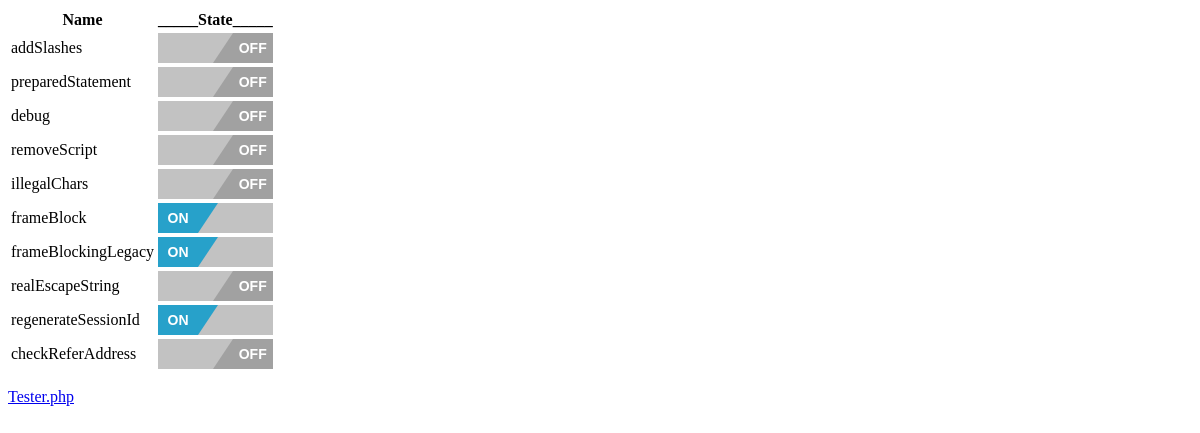
Page /Dashboard/dash.php on the committed database.
### tables this page shows
CREATE TABLE `code` (
  `idcode` int(11) NOT NULL AUTO_INCREMENT,
  `name` varchar(45) DEFAULT NULL,
  `state` int(1) DEFAULT '0',
  `offCode` longblob NOT NULL,
  `onCode` longblob NOT NULL,
  PRIMARY KEY (`idcode`)
);

### Dashboard/dash.php (the view, shortened to what this page needs)
<html>
  <head>
    <link type="text/css" rel="stylesheet" href="onoffswitch.css" />
  </head>
  <body>
<?php
  $mysqli = new mysqli( 'localhost', 'dos4', 'Password123', 'FYP' );
  $sql = "SELECT * FROM code;";
  $result = $mysqli->query($sql);
  echo '<form id="dashboard" action="'.$_SERVER['PHP_SELF'].'" method="get" >';
  echo "<table>";
  echo "<tr><th>Name</th><th>_____State_____</th></tr>";
  while ($data = $result->fetch_assoc()){
    echo "<tr><td>".$data['name']."</td>";
    echo '<td><input type="checkbox" name="enable[]" onclick="'."document.getElementById('dashboard').submit();".'" class="onoffswitch-checkbox" id="'.$data['name'].'" ' . ($data['state'] == 0 ? '':'checked="checked"' ) .' value="'.$data['name'].'" />';
    echo '<label class="onoffswitch-label" for="'.$data['name'].'" >';
    echo '<div class="onoffswitch-inner">
            <div class="onoffswitch-active"><div class="onoffswitch-switch">ON</div></div>
            <div class="onoffswitch-inactive"><div class="onoffswitch-switch">OFF</div></div>
        </div>';
    echo '</td>';
    echo "</tr>";
  }
  echo "</table>";
  echo "<p><a href=\"https://localhost/FYP/Prototype2/tester.php\">Tester.php</a></p>";
?>
</body>
</html>

### Dashboard/onoffswitch.css (style rules this page uses)
.onoffswitch-label { display: block; overflow: hidden; cursor: pointer; border: 0px solid #999999; border-radius: 0px; }
.onoffswitch-inner { width: 200%; margin-left: -100%; -moz-transition: margin 0.3s ease-in 0s; -webkit-transition: margin 0.3s ease-in 0s; -o-transition: margin 0.3s ease-in 0s; transition: margin 0.3s ease-in 0s; }
.onoffswitch-inner > div { float: left; position: relative; width: 50%; height: 30px; padding: 0; line-height: 30px; font-size: 14px; color: white; font-family: Trebuchet, Arial, sans-serif; font-weight: bold; -moz-box-sizing: border-box; -webkit-box-sizing: border-box; box-sizing: border-box; }
.onoffswitch-inner .onoffswitch-active { padding-left: 15px; background-color: #C2C2C2; color: #FFFFFF; }
.onoffswitch-inner .onoffswitch-inactive { padding-right: 15px; background-color: #C2C2C2; color: #FFFFFF; text-align: right; }
.onoffswitch-switch { width: 40px; margin: 0px; text-align: center; border: 0px solid #999999;border-radius: 0px; position: absolute; top: 0; bottom: 0; }
.onoffswitch-active .onoffswitch-switch { background: #27A1CA; left: 0; }
.onoffswitch-inactive .onoffswitch-switch { background: #A1A1A1; right: 0; }
.onoffswitch-active .onoffswitch-switch:before { content: " "; position: absolute; top: 0; left: 40px; border-style: solid; border-color: #27A1CA transparent transparent #27A1CA; border-width: 15px 10px; }
.onoffswitch-inactive .onoffswitch-switch:before { content: " "; position: absolute; top: 0; right: 40px; border-style: solid; border-color: transparent #A1A1A1 #A1A1A1 transparent; border-width: 15px 10px; }
.onoffswitch-checkbox:checked + .onoffswitch-label .onoffswitch-inner { margin-left: 0; }

### rows in the picture
code: name "addSlashes"
code: name "preparedStatement"
code: name "debug"
code: name "removeScript"
code: name "illegalChars"
code: name "frameBlock"
code: name "frameBlockingLegacy"
code: name "realEscapeString"
code: name "regenerateSessionId"
code: name "checkReferAddress"
